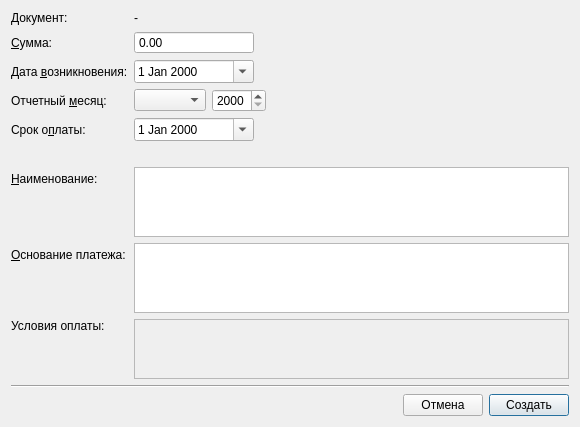
<?xml version="1.0" encoding="UTF-8"?>
<ui version="4.0">
 <class>CopyDocDialog</class>
 <widget class="QDialog" name="CopyDocDialog">
  <property name="geometry">
   <rect>
    <x>0</x>
    <y>0</y>
    <width>580</width>
    <height>300</height>
   </rect>
  </property>
  <property name="windowTitle">
   <string>Копирование платежа с новым основанием</string>
  </property>
  <layout class="QVBoxLayout" name="verticalLayout">
   <item>
    <layout class="QFormLayout" name="formLayout">
     <item row="0" column="0">
      <widget class="QLabel" name="label">
       <property name="text">
        <string>Документ:</string>
       </property>
       <property name="alignment">
        <set>Qt::AlignmentFlag::AlignLeading|Qt::AlignmentFlag::AlignLeft|Qt::AlignmentFlag::AlignTop</set>
       </property>
      </widget>
     </item>
     <item row="0" column="1">
      <widget class="QLabel" name="la_document">
       <property name="text">
        <string>-</string>
       </property>
       <property name="alignment">
        <set>Qt::AlignmentFlag::AlignLeading|Qt::AlignmentFlag::AlignLeft|Qt::AlignmentFlag::AlignTop</set>
       </property>
       <property name="wordWrap">
        <bool>true</bool>
       </property>
      </widget>
     </item>
     <item row="1" column="0">
      <widget class="QLabel" name="label_2">
       <property name="text">
        <string>&amp;Сумма:</string>
       </property>
       <property name="buddy">
        <cstring>dsb_amount</cstring>
       </property>
      </widget>
     </item>
     <item row="1" column="1">
      <widget class="QDoubleSpinBox" name="dsb_amount">
       <property name="minimumSize">
        <size>
         <width>120</width>
         <height>0</height>
        </size>
       </property>
       <property name="maximumSize">
        <size>
         <width>120</width>
         <height>16777215</height>
        </size>
       </property>
       <property name="buttonSymbols">
        <enum>QAbstractSpinBox::ButtonSymbols::NoButtons</enum>
       </property>
       <property name="maximum">
        <double>99999999.000000000000000</double>
       </property>
      </widget>
     </item>
     <item row="2" column="0">
      <widget class="QLabel" name="label_3">
       <property name="toolTip">
        <string>Дата возникновения</string>
       </property>
       <property name="text">
        <string>Дата &amp;возникновения:</string>
       </property>
       <property name="buddy">
        <cstring>de_incurrencedate</cstring>
       </property>
      </widget>
     </item>
     <item row="2" column="1">
      <widget class="QDateEdit" name="de_incurrencedate">
       <property name="minimumSize">
        <size>
         <width>120</width>
         <height>0</height>
        </size>
       </property>
       <property name="maximumSize">
        <size>
         <width>120</width>
         <height>16777215</height>
        </size>
       </property>
       <property name="toolTip">
        <string>Дата возникновения</string>
       </property>
       <property name="calendarPopup">
        <bool>true</bool>
       </property>
      </widget>
     </item>
     <item row="3" column="0">
      <widget class="QLabel" name="label_4">
       <property name="text">
        <string>Отчетный &amp;месяц:</string>
       </property>
       <property name="buddy">
        <cstring>cmb_month</cstring>
       </property>
      </widget>
     </item>
     <item row="3" column="1">
      <widget class="QWidget" name="wdg_period" native="true">
       <layout class="QHBoxLayout" name="horizontalLayout_2">
        <property name="leftMargin">
         <number>0</number>
        </property>
        <property name="topMargin">
         <number>0</number>
        </property>
        <property name="rightMargin">
         <number>0</number>
        </property>
        <property name="bottomMargin">
         <number>0</number>
        </property>
        <item>
         <widget class="QComboBox" name="cmb_month"/>
        </item>
        <item>
         <widget class="QSpinBox" name="spb_year">
          <property name="minimum">
           <number>2000</number>
          </property>
          <property name="maximum">
           <number>2100</number>
          </property>
         </widget>
        </item>
        <item>
         <spacer name="horizontalSpacer_2">
          <property name="orientation">
           <enum>Qt::Orientation::Horizontal</enum>
          </property>
          <property name="sizeHint" stdset="0">
           <size>
            <width>40</width>
            <height>20</height>
           </size>
          </property>
         </spacer>
        </item>
       </layout>
      </widget>
     </item>
     <item row="4" column="0">
      <widget class="QLabel" name="label_5">
       <property name="text">
        <string>Срок о&amp;платы:</string>
       </property>
       <property name="buddy">
        <cstring>de_duedate</cstring>
       </property>
      </widget>
     </item>
     <item row="4" column="1">
      <layout class="QHBoxLayout" name="horizontalLayout_3">
       <item>
        <widget class="QDateEdit" name="de_duedate">
         <property name="minimumSize">
          <size>
           <width>120</width>
           <height>0</height>
          </size>
         </property>
         <property name="maximumSize">
          <size>
           <width>120</width>
           <height>16777215</height>
          </size>
         </property>
         <property name="calendarPopup">
          <bool>true</bool>
         </property>
        </widget>
       </item>
       <item>
        <widget class="QLabel" name="la_weekday">
         <property name="minimumSize">
          <size>
           <width>24</width>
           <height>0</height>
          </size>
         </property>
        </widget>
       </item>
       <item>
        <spacer name="horizontalSpacer_3">
         <property name="orientation">
          <enum>Qt::Orientation::Horizontal</enum>
         </property>
         <property name="sizeHint" stdset="0">
          <size>
           <width>40</width>
           <height>20</height>
          </size>
         </property>
        </spacer>
       </item>
      </layout>
     </item>
     <item row="5" column="1">
      <widget class="QLabel" name="la_duedatehint">
       <property name="sizePolicy">
        <sizepolicy hsizetype="Ignored" vsizetype="Preferred">
         <horstretch>0</horstretch>
         <verstretch>0</verstretch>
        </sizepolicy>
       </property>
       <property name="styleSheet">
        <string notr="true">QLabel { color: gray; }</string>
       </property>
       <property name="textFormat">
        <enum>Qt::TextFormat::RichText</enum>
       </property>
       <property name="alignment">
        <set>Qt::AlignmentFlag::AlignLeading|Qt::AlignmentFlag::AlignLeft|Qt::AlignmentFlag::AlignTop</set>
       </property>
       <property name="wordWrap">
        <bool>false</bool>
       </property>
      </widget>
     </item>
     <item row="6" column="0">
      <widget class="QLabel" name="label_8">
       <property name="text">
        <string>&amp;Наименование:</string>
       </property>
       <property name="buddy">
        <cstring>te_name</cstring>
       </property>
      </widget>
     </item>
     <item row="6" column="1">
      <widget class="QPlainTextEdit" name="te_name">
       <property name="tabChangesFocus">
        <bool>true</bool>
       </property>
      </widget>
     </item>
     <item row="7" column="0">
      <widget class="QLabel" name="label_6">
       <property name="text">
        <string>&amp;Основание платежа:</string>
       </property>
       <property name="buddy">
        <cstring>te_descr</cstring>
       </property>
      </widget>
     </item>
     <item row="7" column="1">
      <widget class="QPlainTextEdit" name="te_descr">
       <property name="tabChangesFocus">
        <bool>true</bool>
       </property>
      </widget>
     </item>
     <item row="8" column="0">
      <widget class="QLabel" name="label_7">
       <property name="text">
        <string>Условия оплаты:</string>
       </property>
       <property name="alignment">
        <set>Qt::AlignmentFlag::AlignLeading|Qt::AlignmentFlag::AlignLeft|Qt::AlignmentFlag::AlignTop</set>
       </property>
      </widget>
     </item>
     <item row="8" column="1">
      <widget class="QPlainTextEdit" name="te_paytermsdescr">
       <property name="maximumSize">
        <size>
         <width>16777215</width>
         <height>60</height>
        </size>
       </property>
       <property name="focusPolicy">
        <enum>Qt::FocusPolicy::ClickFocus</enum>
       </property>
       <property name="styleSheet">
        <string notr="true">QPlainTextEdit { background: palette(window); }</string>
       </property>
       <property name="readOnly">
        <bool>true</bool>
       </property>
      </widget>
     </item>
    </layout>
   </item>
   <item>
    <widget class="Line" name="line">
     <property name="orientation">
      <enum>Qt::Orientation::Horizontal</enum>
     </property>
    </widget>
   </item>
   <item>
    <layout class="QHBoxLayout" name="horizontalLayout">
     <item>
      <spacer name="horizontalSpacer">
       <property name="orientation">
        <enum>Qt::Orientation::Horizontal</enum>
       </property>
       <property name="sizeHint" stdset="0">
        <size>
         <width>40</width>
         <height>20</height>
        </size>
       </property>
      </spacer>
     </item>
     <item>
      <widget class="QPushButton" name="pb_cancel">
       <property name="text">
        <string>Отмена</string>
       </property>
       <property name="autoDefault">
        <bool>false</bool>
       </property>
      </widget>
     </item>
     <item>
      <widget class="QPushButton" name="pb_accept">
       <property name="text">
        <string>Создать</string>
       </property>
       <property name="default">
        <bool>true</bool>
       </property>
      </widget>
     </item>
    </layout>
   </item>
  </layout>
 </widget>
 <tabstops>
  <tabstop>dsb_amount</tabstop>
  <tabstop>de_incurrencedate</tabstop>
  <tabstop>cmb_month</tabstop>
  <tabstop>spb_year</tabstop>
  <tabstop>de_duedate</tabstop>
  <tabstop>te_name</tabstop>
  <tabstop>te_descr</tabstop>
  <tabstop>pb_cancel</tabstop>
 </tabstops>
 <resources/>
 <connections/>
</ui>
